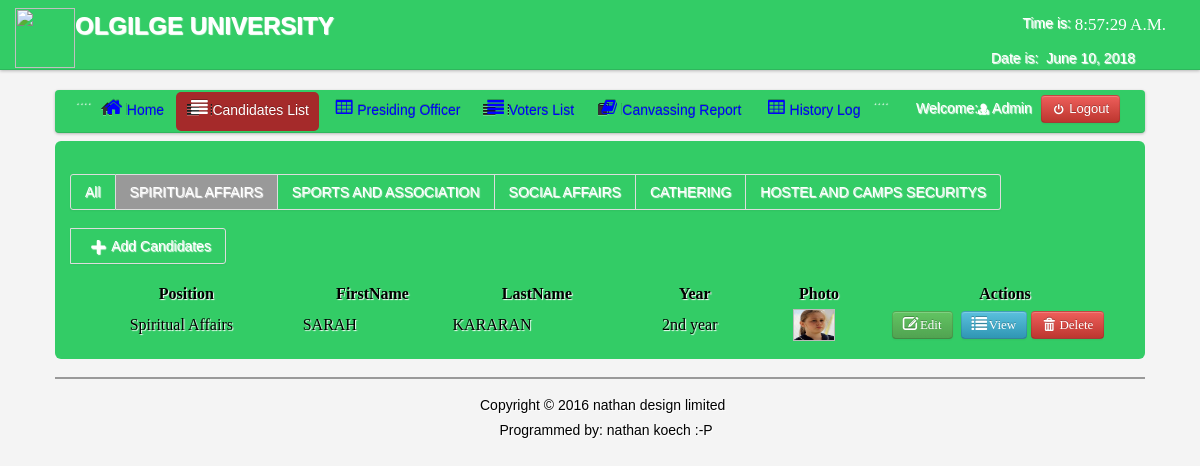
Page /voting/admin/candidate_for_governor.php (signed in) on the committed database.
### tables this page shows
CREATE TABLE IF NOT EXISTS `users` (
  `User_id` int(11) NOT NULL AUTO_INCREMENT,
  `FirstName` varchar(100) NOT NULL,
  `LastName` varchar(100) NOT NULL,
  `UserName` varchar(100) NOT NULL,
  `Password` varchar(100) NOT NULL,
  `User_Type` varchar(50) NOT NULL,
  PRIMARY KEY (`User_id`)
);

CREATE TABLE IF NOT EXISTS `candidate` (
  `CandidateID` int(11) NOT NULL AUTO_INCREMENT,
  `abc` varchar(100) NOT NULL,
  `Position` varchar(200) NOT NULL,
  `Party` varchar(100) NOT NULL,
  `FirstName` varchar(200) NOT NULL,
  `LastName` varchar(200) NOT NULL,
  `MiddleName` varchar(100) NOT NULL,
  `Gender` varchar(6) NOT NULL,
  `Year` varchar(100) NOT NULL,
  `Photo` varchar(200) NOT NULL,
  `status` int(10) NOT NULL,
  PRIMARY KEY (`CandidateID`)
);

### voting/admin/session.php (called while the page is built, shortened)
<?php
$id_session=$_SESSION['id'];
?>

### voting/admin/candidate_for_governor.php (the view, shortened to what this page needs)
<?php
include('header.php');
include('session.php');
?>
</head>
<body>
<?php include('nav_top.php'); ?>
<div class="wrapper">
<div class="home_body">
<div class="navbar">
	<div class="navbar-inner">
	<div class="container">
	<ul class="nav nav-pills">
	  <li>....</li>
	  <li><a href="home.php"><i class="icon-home icon-large"></i>Home</a></li>
	  <li  class="active"><a  href="candidate_list.php"><i class="icon-align-justify icon-large"></i>Candidates List</a></li>
		<li><a  href="History.php"><i class="icon-table icon-large"></i>Presiding Officer</a>
	  <li class=""><a  href="voter_list.php"><i class="icon-align-justify icon-large"></i>Voters List</a></li>
		 <li><a  href="canvassing_report.php"><i class="icon-book icon-large"></i>Canvassing Report</a></li>
		    <li><a  href="History.php"><i class="icon-table icon-large"></i>History Log</a>
		   <div class="modal hide fade" id="about">
		   <li>....</li>
	 </ul>
	<form class="navbar-form pull-right">
		<?php $result=mysql_query("select * from users where User_id='$id_session'");
	$row=mysql_fetch_array($result);
	?>
	<font color="white">Welcome:<i class="icon-user-md"></i><?php echo $row['User_Type']; ?></font>
	<a class="btn btn-danger" id="logout" data-toggle="modal" href="#myModal"><i class="icon-off"></i>&nbsp;Logout</a>
	</form>
	</div>
	</div>
	</div>
	<div id="element" class="hero-body">
       <div class="pagination">
    <ul>
    <li><a href="candidate_list.php"><font color="white">All</font></a></li>
    <li class="active"><a href="candidate_for_governor.php"><font color="white">SPIRITUAL AFFAIRS</font></a></li>
    <li><a href="candidate_for_vice-governor.php"><font color="white">SPORTS AND ASSOCIATION</font></a></li>
    <li><a href="1st_year.php"><font color="white">SOCIAL AFFAIRS</font></a></li>
    <li><a href="2nd_year.php"><font color="white">CATHERING</font></a></li>
    <li><a href="3rd_year.php"><font color="white">HOSTEL AND CAMPS SECURITYS</font></a></li>
    </ul>
    </div>
	<div class="pagination">
		  <ul>
		      <li><a href="new_candidate.php"><font color="white"><i class="icon-plus icon-large"></i>Add Candidates</font></a></li>
   		 </ul>
	</div>
	<table class="users-table">
<div class="demo_jui">
		<table cellpadding="0" cellspacing="0" border="0" class="display" id="log" class="jtable">
			<thead>
				<tr>
				<th>Position</th>
				<th>FirstName</th>
				<th>LastName</th>
				<th>Year</th>
				<th>Photo</th>
				<th>Actions</th>
				</tr>
			</thead>
			<tbody>
<?php $candidate_query=mysql_query("select  * from candidate where Position='Spiritual Affairs' AND status=1");
		while($candidate_rows=mysql_fetch_array($candidate_query)){ $id=$candidate_rows['CandidateID'];
		?>
<tr class="del<?php echo $id ?>">
	<td align="center"><?php echo $candidate_rows['Position']; ?></td>
	<td><?php echo $candidate_rows['FirstName']; ?></td>
	<td><?php echo $candidate_rows['LastName']; ?></td>
	<td align="center"><?php echo $candidate_rows['Year']; ?></td>
	<td align="center"><img class="pic" width="40" height="30" src="<?php echo $candidate_rows['Photo'];?>" border="0" onmouseover="showtrail('<?php echo $candidate_rows['Photo'];?>','<?php echo $candidate_rows['FirstName']." ".$candidate_rows['LastName'];?> ',200,5)" onmouseout="hidetrail()"></a></td>
	<td width="240" align="center">
	<a class="btn btn-Success" href="edit_candidate.php<?php echo '?id='.$id; ?>"><i class="icon-edit icon-large"></i>&nbsp;Edit</a>&nbsp;
	<a class="btn btn-info"  data-toggle="modal" href="#<?php echo $id; ?>" ><i class="icon-list icon-large"></i>&nbsp;View</a>
	<a class="btn btn-danger1" id="<?php echo $id; ?>"><i class="icon-trash icon-large"></i>&nbsp;Delete</a>&nbsp;
	</td>
		</div>
		</div>
<?php } ?>
	</div>
	</div>
<?php include('footer.php')?>
</body>
</html>

### voting/admin/css/datatable/demo_table_jui.css (style rules this page uses)
table.display thead th { cursor: pointer; padding: 3px 0 3px 10px; }
table.display { border-collapse: collapse; clear: both; margin: 0 auto; width: 100%; }
table.display td { padding: 3px 10px; }

### voting/admin/css/Home.css (style rules this page uses)
* { margin:0; padding:0; }
body { font-family:"Trebuchet MS", "Myriad Pro", Arial, sans-serif; font-size:14px; background-color: #fff; background:#f4f4f4 url(../images/bg.gif) repeat top left; text-shadow:1px 1px 1px #fff; background-position: 0 0px; }
.wrapper { width:1090px; margin:10px auto; }
.navbar .navbar-inner { background: #3C6; }

### rows in the picture
users: User_Type "Admin"
candidate: Position "Spiritual Affairs", FirstName "SARAH", LastName "KARARAN", Year "2nd year", Photo (picture)
